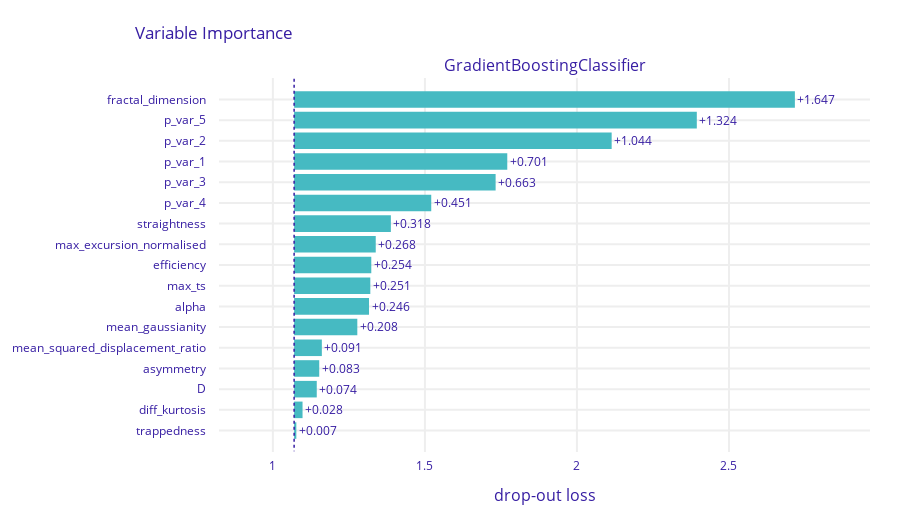

Notebook code cell kept with this figure:
### Markdown cell above
### Categorical cross entropy loss function

### Code cell
pfi_categorical_cross_entropy

### Figure 1 — Plotly figure (JSON) as saved in the notebook; plotly's stock layout.template omitted (floating-point values rounded to 4 significant figures)
{"data": [{"base": 1.07, "hoverinfo": "text", "hoverlabel": {"bgcolor": "rgba(0,0,0,0.8)"}, "hovertext": ["Model: GradientBoostingClassifier loss after<br>variable: fractal_dimension is permuted: 2.717<br>Drop-out loss change: +1.647", "Model: GradientBoostingClassifier loss after<br>variable: p_var_5 is permuted: 2.394<br>Drop-out loss change: +1.324", "Model: GradientBoostingClassifier loss after<br>variable: p_var_2 is permuted: 2.114<br>Drop-out loss change: +1.044", "Model: GradientBoostingClassifier loss after<br>variable: p_var_1 is permuted: 1.771<br>Drop-out loss change: +0.701", "Model: GradientBoostingClassifier loss after<br>variable: p_var_3 is permuted: 1.733<br>Drop-out loss change: +0.663", "Model: GradientBoostingClassifier loss after<br>variable: p_var_4 is permuted: 1.521<br>Drop-out loss change: +0.451", "Model: GradientBoostingClassifier loss after<br>variable: straightness is permuted: 1.388<br>Drop-out loss change: +0.318", "Model: GradientBoostingClassifier loss after<br>variable: max_excursion_normalised is permuted: 1.338<br>Drop-out loss change: +0.268", "Model: GradientBoostingClassifier loss after<br>variable: efficiency is permuted: 1.324<br>Drop-out loss change: +0.254", "Model: GradientBoostingClassifier loss after<br>variable: max_ts is permuted: 1.321<br>Drop-out loss change: +0.251", "Model: GradientBoostingClassifier loss after<br>variable: alpha is permuted: 1.316<br>Drop-out loss change: +0.246", "Model: GradientBoostingClassifier loss after<br>variable: mean_gaussianity is permuted: 1.278<br>Drop-out loss change: +0.208", "Model: GradientBoostingClassifier loss after<br>variable: mean_squared_displacement_ratio is permuted: 1.161<br>Drop-out loss change: +0.091", "Model: GradientBoostingClassifier loss after<br>variable: asymmetry is permuted: 1.153<br>Drop-out loss change: +0.083", "Model: GradientBoostingClassifier loss after<br>variable: D is permuted: 1.144<br>Drop-out loss change: +0.074", "Model: GradientBoostingClassifier loss after<br>variable: diff_kurtosis is permuted: 1.098<br>Drop-out loss change: +0.028", "Model: GradientBoostingClassifier loss after<br>variable: trappedness is permuted: 1.077<br>Drop-out loss change: +0.007"], "marker": {"color": "#46bac2"}, "orientation": "h", "showlegend": false, "text": ["+1.647", "+1.324", "+1.044", "+0.701", "+0.663", "+0.451", "+0.318", "+0.268", "+0.254", "+0.251", "+0.246", "+0.208", "+0.091", "+0.083", "+0.074", "+0.028", "+0.007"], "textposition": "outside", "type": "bar", "x": [1.647, 1.324, 1.044, 0.701, 0.6627, 0.4509, 0.3181, 0.2684, 0.2538, 0.2506, 0.2463, 0.2078, 0.09116, 0.0826, 0.07447, 0.02769, 0.00728], "xaxis": "x", "y": ["fractal_dimension", "p_var_5", "p_var_2", "p_var_1", "p_var_3", "p_var_4", "straightness", "max_excursion_normalised", "efficiency", "max_ts", "alpha", "mean_gaussianity", "mean_squared_displacement_ratio", "asymmetry", "D", "diff_kurtosis", "trappedness"], "yaxis": "y"}], "layout": {"annotations": [{"font": {"size": 16}, "showarrow": false, "text": "GradientBoostingClassifier", "x": 0.5, "xanchor": "center", "xref": "paper", "y": 1, "yanchor": "bottom", "yref": "paper"}, {"font": {"size": 16}, "showarrow": false, "text": "drop-out loss", "x": 0.5, "xanchor": "center", "xref": "paper", "y": 0, "yanchor": "top", "yref": "paper", "yshift": -30}], "font": {"color": "#371ea3"}, "height": 523, "margin": {"b": 71, "r": 30, "t": 78}, "shapes": [{"line": {"color": "#371ea3", "dash": "dot", "width": 1.5}, "type": "line", "x0": 1.07, "x1": 1.07, "xref": "x", "y0": -1, "y1": 17, "yref": "y"}], "title": {"text": "Variable Importance", "x": 0.15}, "xaxis": {"anchor": "y", "automargin": true, "domain": [0, 1], "fixedrange": true, "gridwidth": 2, "range": [0.8229, 2.964], "tickcolor": "white", "ticklen": 3, "ticks": "outside", "type": "linear", "zeroline": false}, "yaxis": {"anchor": "x", "automargin": true, "autorange": "reversed", "domain": [0, 1], "fixedrange": true, "gridwidth": 2, "tickcolor": "white", "ticklen": 10, "ticks": "outside", "type": "category"}}}
